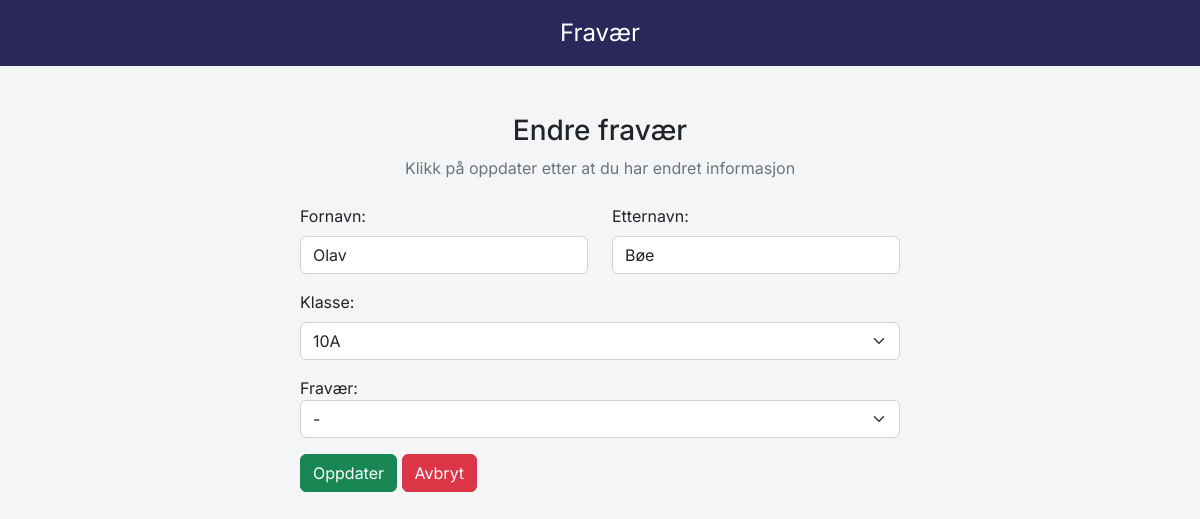
The page /absence/edit-absence.php?id=66 (signed in) on the database as committed earlier.
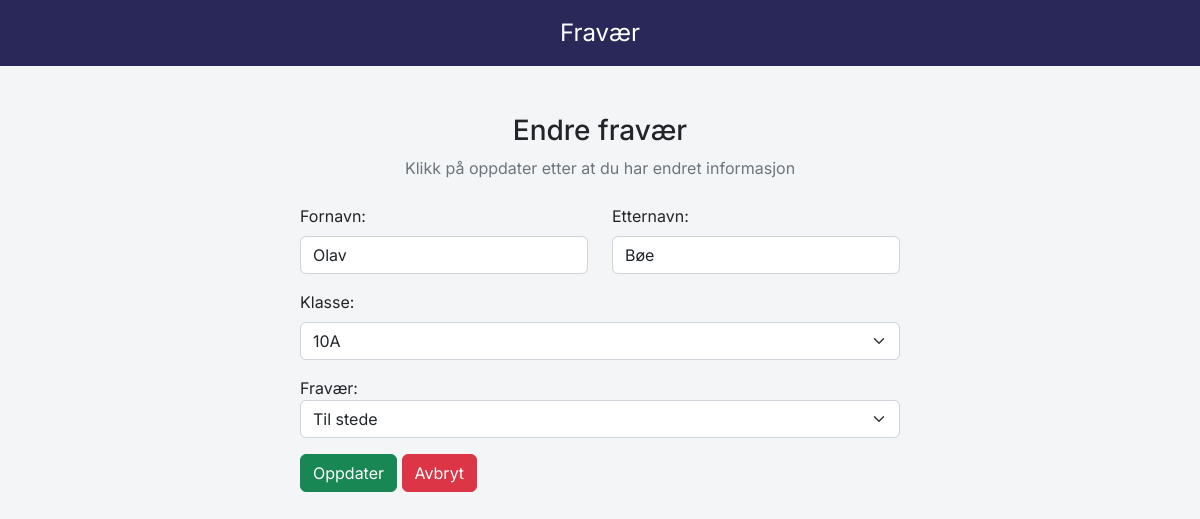
The same page on the database as committed later.
### tables this page shows
CREATE TABLE `students` (
  `id` int(50) NOT NULL,
  `first_name` varchar(50) NOT NULL,
  `last_name` varchar(50) NOT NULL,
  `class` varchar(50) NOT NULL,
  `absence` varchar(50) NOT NULL,
  `comment` varchar(200) NOT NULL
);

### absence/edit-absence.php (the view, shortened to what this page needs)
<?php
include "../db_conn.php";
$usernameOrMail = $_SESSION['username'];
$sqlUserAccess = "SELECT access FROM users WHERE username = '$usernameOrMail' OR mail = '$usernameOrMail'";
$resultUserAccess = mysqli_query($conn, $sqlUserAccess);
$userData = mysqli_fetch_assoc($resultUserAccess);
$accessLevels = explode("-", $userData['access']);
$classNames = array();
foreach ($accessLevels as $level) {
    if ($level === '*') {
        $sqlClassName = "SELECT class_name FROM classes";
    } else {
        $sqlClassName = "SELECT class_name FROM classes WHERE id = $level";
    }
    $resultClassName = mysqli_query($conn, $sqlClassName);
    while ($dataClassName = mysqli_fetch_assoc($resultClassName)) {
        array_push($classNames, $dataClassName['class_name']);
    }
}
$id = $_GET["id"];
$sql = "SELECT * FROM `students` WHERE id = $id LIMIT 1";
$result = mysqli_query($conn, $sql);
$row = mysqli_fetch_assoc($result);
?>
<!DOCTYPE html>
<html lang="en">
<head>
    <link href="https://cdn.jsdelivr.net/npm/bootstrap@5.2.3/dist/css/bootstrap.min.css" rel="stylesheet"
>
    <link rel="stylesheet" href="../style.css" />
</head>
<body>
    <nav class="navbar navbar-light justify-content-center fs-4 mb-5 custom-navlinks text-white">
        Fravær
    </nav>
    <div class="container">
        <div class="text-center mb-4">
            <h3>Endre fravær</h3>
            <p class="text-muted">Klikk på oppdater etter at du har endret informasjon</p>
        </div>
        <div class="container d-flex justify-content-center">
            <form action="" method="post" style="width:50vw; min-width:300px;">
                <div class="row mb-3">
                    <div class="col">
                        <label class="form-label">Fornavn:</label>
                        <input type="text" class="form-control" name="first_name"
                            value="<?php echo $row['first_name'] ?>">
                    </div>
                    <div class="col">
                        <label class="form-label">Etternavn:</label>
                        <input type="text" class="form-control" name="last_name"
                            value="<?php echo $row['last_name'] ?>">
                    </div>
                </div>
                <div class="mb-3">
                    <label class="form-label">Klasse:</label>
                    <select class="form-select" name="class">
                        <?php
                        foreach ($classNames as $className) {
                            echo '<option value="' . $className . '"';
                            if ($row['class'] === $className) {
                                echo ' selected';
                            }
                            echo '>' . $className . '</option>';
                        }
                        ?>
                    </select>
                </div>
                <div class="form-group mb-3">
                    <label for="absenceSelect">Fravær:</label>
                    <select class="form-select" id="absenceSelect" name="absence" onchange="toggleExtraOptions()">
                        <option value="Ingen" <?php echo ($row["absence"] == 'Ingen') ? "selected" : ""; ?>>-</option>
                        <option value="Til stede"
                            <?php echo ($row["absence"] == 'Til stede') ? "selected" : ""; ?>>Til stede</option>
                    </select>
                </div>
                <div>
                    <button type="submit" class="btn btn-success" name="submit">Oppdater</button>
                    <a href="absence.php" class="btn btn-danger">Avbryt</a>
                </div>
            </form>
        </div>
    </div>
</body>
</html>

Rows that differ between the two databases and show on the page:
changed students "Olav": absence "-" → "Til stede"
